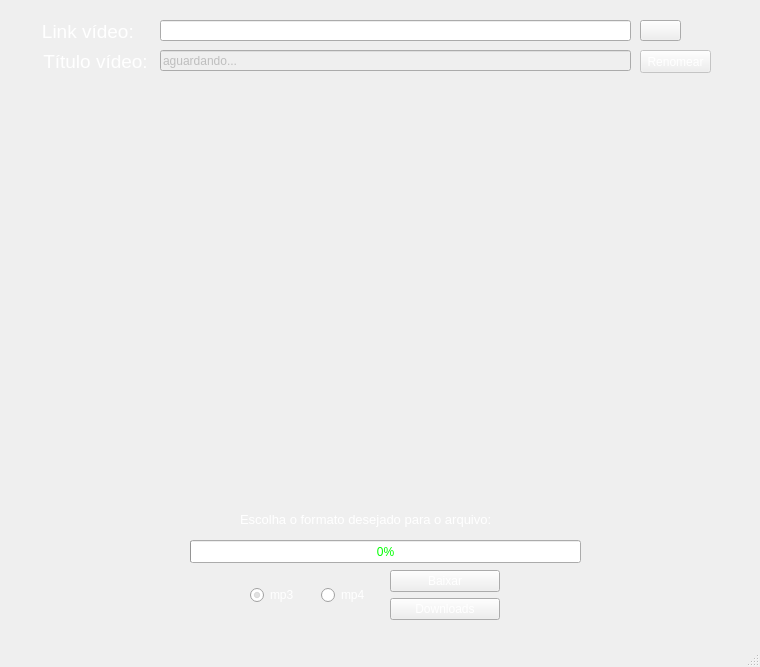
<?xml version="1.0" encoding="UTF-8"?>
<ui version="4.0">
 <class>MainWindow</class>
 <widget class="QMainWindow" name="MainWindow">
  <property name="enabled">
   <bool>true</bool>
  </property>
  <property name="geometry">
   <rect>
    <x>0</x>
    <y>0</y>
    <width>760</width>
    <height>667</height>
   </rect>
  </property>
  <property name="windowTitle">
   <string>MainWindow</string>
  </property>
  <property name="styleSheet">
   <string notr="true">background-image: url(:/background/background.jpg);</string>
  </property>
  <widget class="QWidget" name="centralwidget">
   <widget class="QLabel" name="lb_link_video">
    <property name="geometry">
     <rect>
      <x>40</x>
      <y>20</y>
      <width>101</width>
      <height>21</height>
     </rect>
    </property>
    <property name="styleSheet">
     <string notr="true">font: 8pt &quot;Arial&quot;;
color: rgb(255, 255, 255);</string>
    </property>
    <property name="text">
     <string>&lt;html&gt;&lt;head/&gt;&lt;body&gt;&lt;p align=&quot;center&quot;&gt;&lt;span style=&quot; font-size:14pt;&quot;&gt;Link vídeo: &lt;/span&gt;&lt;/p&gt;&lt;/body&gt;&lt;/html&gt;</string>
    </property>
   </widget>
   <widget class="QLineEdit" name="txt_link_video">
    <property name="geometry">
     <rect>
      <x>160</x>
      <y>20</y>
      <width>471</width>
      <height>21</height>
     </rect>
    </property>
    <property name="styleSheet">
     <string notr="true">color: rgb(255, 255, 255);
font: 8pt &quot;Yu Gothic UI&quot;;
font: 12pt &quot;MS Shell Dlg 2&quot;;</string>
    </property>
    <property name="text">
     <string/>
    </property>
   </widget>
   <widget class="QPushButton" name="bt_pesquisar">
    <property name="geometry">
     <rect>
      <x>640</x>
      <y>20</y>
      <width>41</width>
      <height>21</height>
     </rect>
    </property>
    <property name="styleSheet">
     <string notr="true">background-image: url(:/imgLupa/lupa.png);</string>
    </property>
    <property name="text">
     <string/>
    </property>
   </widget>
   <widget class="QLabel" name="lb_img_central">
    <property name="geometry">
     <rect>
      <x>120</x>
      <y>100</y>
      <width>531</width>
      <height>301</height>
     </rect>
    </property>
    <property name="styleSheet">
     <string notr="true">background-image: url(:/imgVazio/img_padrao.jpg);</string>
    </property>
    <property name="text">
     <string/>
    </property>
   </widget>
   <widget class="QLabel" name="lb_title_video">
    <property name="geometry">
     <rect>
      <x>40</x>
      <y>50</y>
      <width>111</width>
      <height>21</height>
     </rect>
    </property>
    <property name="styleSheet">
     <string notr="true">font: 8pt &quot;Arial&quot;;
color: rgb(255, 255, 255);</string>
    </property>
    <property name="text">
     <string>&lt;html&gt;&lt;head/&gt;&lt;body&gt;&lt;p align=&quot;center&quot;&gt;&lt;span style=&quot; font-size:14pt;&quot;&gt;Título vídeo:&lt;/span&gt;&lt;/p&gt;&lt;/body&gt;&lt;/html&gt;</string>
    </property>
   </widget>
   <widget class="QPushButton" name="bt_renomear">
    <property name="enabled">
     <bool>false</bool>
    </property>
    <property name="geometry">
     <rect>
      <x>640</x>
      <y>50</y>
      <width>71</width>
      <height>23</height>
     </rect>
    </property>
    <property name="styleSheet">
     <string notr="true">color: rgb(255, 255, 255);
font: 8pt &quot;Arial&quot;;</string>
    </property>
    <property name="text">
     <string>Renomear</string>
    </property>
    <property name="autoDefault">
     <bool>false</bool>
    </property>
   </widget>
   <widget class="QLineEdit" name="txt_title_video">
    <property name="enabled">
     <bool>false</bool>
    </property>
    <property name="geometry">
     <rect>
      <x>160</x>
      <y>50</y>
      <width>471</width>
      <height>21</height>
     </rect>
    </property>
    <property name="text">
     <string>aguardando...</string>
    </property>
    <property name="frame">
     <bool>true</bool>
    </property>
   </widget>
   <widget class="QWidget" name="horizontalWidget" native="true">
    <property name="geometry">
     <rect>
      <x>240</x>
      <y>570</y>
      <width>141</width>
      <height>51</height>
     </rect>
    </property>
    <layout class="QHBoxLayout" name="horizontalLayout" stretch="0,0">
     <property name="spacing">
      <number>20</number>
     </property>
     <property name="leftMargin">
      <number>10</number>
     </property>
     <property name="rightMargin">
      <number>10</number>
     </property>
     <property name="bottomMargin">
      <number>1</number>
     </property>
     <item>
      <widget class="QRadioButton" name="opcao_mp3">
       <property name="tabletTracking">
        <bool>false</bool>
       </property>
       <property name="styleSheet">
        <string notr="true">color: rgb(255, 255, 255);</string>
       </property>
       <property name="text">
        <string>mp3</string>
       </property>
       <property name="checked">
        <bool>true</bool>
       </property>
      </widget>
     </item>
     <item>
      <widget class="QRadioButton" name="opcao_mp4">
       <property name="styleSheet">
        <string notr="true">color: rgb(255, 255, 255);</string>
       </property>
       <property name="text">
        <string>mp4</string>
       </property>
      </widget>
     </item>
    </layout>
   </widget>
   <widget class="QLabel" name="lb_choose_format">
    <property name="geometry">
     <rect>
      <x>240</x>
      <y>510</y>
      <width>251</width>
      <height>20</height>
     </rect>
    </property>
    <property name="styleSheet">
     <string notr="true">color: rgb(255, 255, 255);
font: 8pt &quot;Arial&quot;;</string>
    </property>
    <property name="text">
     <string>&lt;html&gt;&lt;head/&gt;&lt;body&gt;&lt;p align=&quot;center&quot;&gt;&lt;span style=&quot; font-size:10pt;&quot;&gt;Escolha o formato desejado para o arquivo:&lt;/span&gt;&lt;/p&gt;&lt;/body&gt;&lt;/html&gt;</string>
    </property>
   </widget>
   <widget class="QWidget" name="verticalLayoutWidget">
    <property name="geometry">
     <rect>
      <x>390</x>
      <y>570</y>
      <width>110</width>
      <height>51</height>
     </rect>
    </property>
    <layout class="QVBoxLayout" name="verticalLayout">
     <item>
      <widget class="QPushButton" name="bt_baixar">
       <property name="styleSheet">
        <string notr="true">color: rgb(255, 255, 255);</string>
       </property>
       <property name="text">
        <string>Baixar</string>
       </property>
      </widget>
     </item>
     <item>
      <widget class="QPushButton" name="bt_ver_downloads">
       <property name="styleSheet">
        <string notr="true">color: rgb(255, 255, 255);</string>
       </property>
       <property name="text">
        <string>Downloads</string>
       </property>
      </widget>
     </item>
    </layout>
   </widget>
   <widget class="QProgressBar" name="barra_progresso">
    <property name="geometry">
     <rect>
      <x>190</x>
      <y>540</y>
      <width>391</width>
      <height>23</height>
     </rect>
    </property>
    <property name="toolTip">
     <string>&lt;html&gt;&lt;head/&gt;&lt;body&gt;&lt;p&gt;ggf&lt;/p&gt;&lt;/body&gt;&lt;/html&gt;</string>
    </property>
    <property name="whatsThis">
     <string>&lt;html&gt;&lt;head/&gt;&lt;body&gt;&lt;p&gt;ggrr&lt;/p&gt;&lt;/body&gt;&lt;/html&gt;</string>
    </property>
    <property name="styleSheet">
     <string notr="true">color: rgb(0, 255, 0);</string>
    </property>
    <property name="value">
     <number>0</number>
    </property>
    <property name="textVisible">
     <bool>true</bool>
    </property>
   </widget>
  </widget>
  <widget class="QMenuBar" name="menubar">
   <property name="geometry">
    <rect>
     <x>0</x>
     <y>0</y>
     <width>760</width>
     <height>21</height>
    </rect>
   </property>
  </widget>
  <widget class="QStatusBar" name="statusbar"/>
 </widget>
 <resources>
  <include location="../imagens/background.qrc"/>
  <include location="../imagens/imgLupa.qrc"/>
  <include location="../imagens/imgVazio.qrc"/>
  <include location="../imagens/background.qrc"/>
 </resources>
 <connections/>
</ui>
